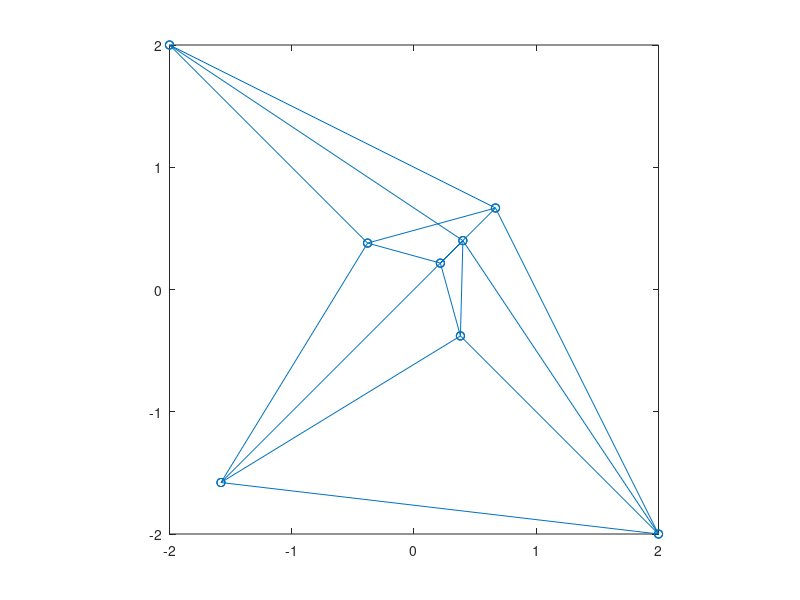

This chart was generated by the following MATLAB code:
s = 8;  % Distance from origin to screen
d = 8;  % Distance from screen to camera

E = [0, 0, s+d];
T = [0, 0, 0];
t_n = (T-E)/norm(T-E);

% A = [d/(s+d) 0       s                      (-d/(s+d))+2;
%      0       d/(s+d) s                      (-d/(s+d))+2;
%      0       0       (d*(1-(s+d))/(-1+s+d)) (-d/(-1+s+d))+2;
%      0       0       s                      (-d/(s+d))+2]'
 
% A = [
%     d/(s+d) 0 s (-2*d)/(s+d)+2;
%     0 d/(s+d), s, (-2*d)/(s+d)+2;
%     0 0 (d*(1-s+d))/(-1+s+d)+s+d (-2*d)/(-1+s+d)+2;
%     0 0 s (-d)/(s+d)+2
% ]'
% A = [
%     d/(s+d) 0 s (-2*d)/(s+d)+2;
%     0 d/(s+d) s (-2*d)/(s+d)+2;
%     0 0       s (-2*d)/(-1+s+d)+2;
%     0 0       s (-d)/(s+d)+2
% ]'

% A = [
%     d           d       d;
%     0           d/(s+d) 0;
%     d/(1+s+d)   d/(s+d) d/(s+d)
% ];

A = [
    d/(s+d) 0       0                           0;
    0       d/(s+d) 0                           0;
    -d      -d      ((1-(s+d))*d)/(-1+(s+d))    -d;
    d/(s+d) d/(s+d) d/(-1+(s+d))                d/(s+d)
];

test = [1; 0; 0; 1];

% test = [0; 1; 1];

disp(A*test)

%%
vertices = [
    2, 2, 0, 1;
    2, -2, 0, 1;
    -2, -2, 0, 1;
    -2, 2, 0, 1;
    
    2, 2, 4, 1;
    2, -2, 4, 1;
    -2, -2, 4, 1;
    -2, 2, 4, 1;
];

edges = [
    1 2;
    2 3;
    3 4;
    4 1;
    
    5 6;
    6 7;
    7 8;
    8 5;
    
    5 1;
    6 2;
    7 3;
    8 4;
];

p = vertices(edges', :)';

p = A*p;

fig = figure('Name', 'Object');
% plot(p(1,:), p(2,:), '-o');
plot(p(1,:)./p(4,:), p(2,:)./p(4,:), '-o');

axis square;